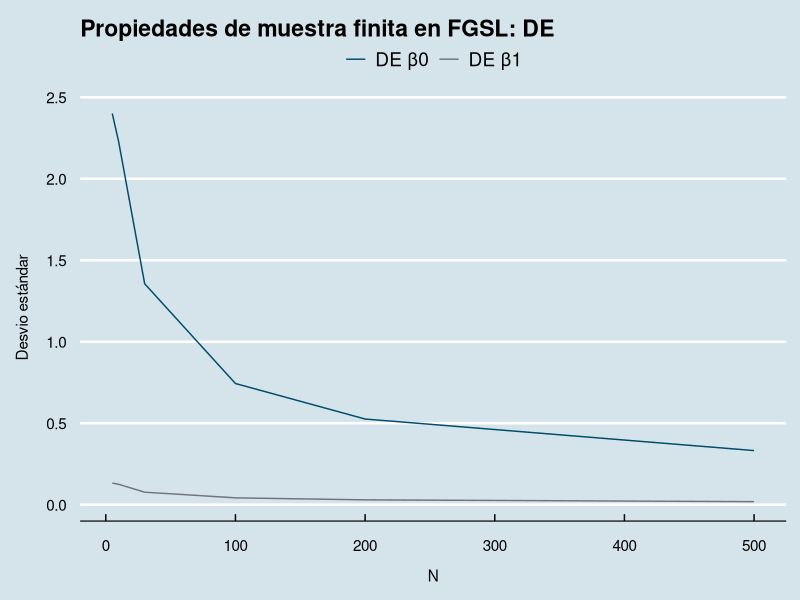
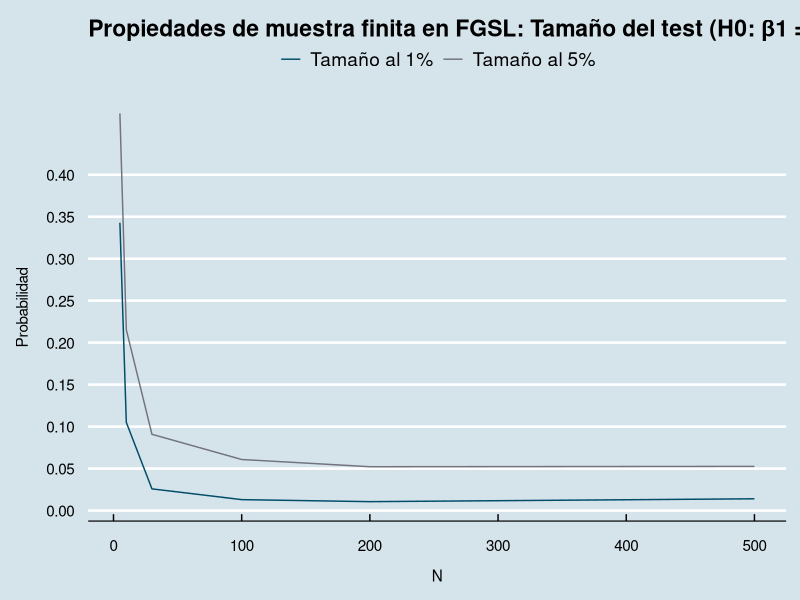
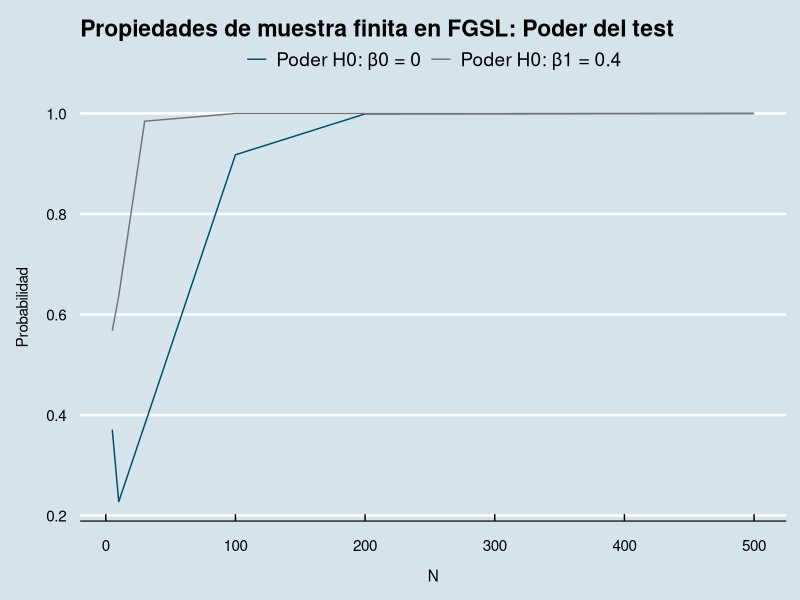

The R source for these figures, in order:
rm(list = ls())
library("tidyverse")
library("ggthemes")


N <- c(5, 10, 30, 100, 200, 500)
tamaño_1p <- c(0.3428, 0.105, 0.0258, 0.013, 0.0106, 0.014)
tamaño_5p <- c(0.473, 0.2154, 0.0908, 0.0608, 0.0522, 0.0526)
poder_b0 <- c(0.3708, 0.2276, 0.3806, 0.9178, 0.9992, 1)
poder_b1 <- c(0.5676, 0.6368, 0.9846, 1, 1, 1)
se_b0 <- c(2.4007, 2.2241, 1.3556, 0.7436, 0.5257, 0.3321)
se_b1 <- c(0.1329, 0.1251, 0.0767, 0.0421, 0.0298, 0.0188)


df <- data.frame(N, tamaño_1p, tamaño_5p, poder_b0, poder_b1, se_b0, se_b1)


#-------------------------------------------------------------------------------
aux <- df %>% select(N, se_b0, se_b1) %>% 
  rename('DE \u03B20' = se_b0, 'DE \u03B21' = se_b1) %>% 
  gather(key = "variable", value = "value", -N)


ggplot(aux, aes(x = N, y = value)) + 
  geom_line(aes(color = variable)) + 
  scale_color_manual(values = c("#004c69", "#72737e")) +
  theme_economist() +
  labs(
    title='Propiedades de muestra finita en FGSL: DE',
    x = '\nN',
    y = 'Desvio estándar\n')+
  theme(legend.title = element_blank()) 
ggsave("DP1.png", units="in", width=10, height=6, dpi=300)
#-------------------------------------------------------------------------------
#-------------------------------------------------------------------------------
aux <- df %>% select(N, tamaño_1p, tamaño_5p) %>% 
  rename('Tamaño al 1%' = tamaño_1p, 'Tamaño al 5%' = tamaño_5p) %>% 
  gather(key = "variable", value = "value", -N)


ggplot(aux, aes(x = N, y = value)) + 
  geom_line(aes(color = variable)) + 
  scale_color_manual(values = c("#004c69", "#72737e")) +
  theme_economist() +
  labs(
    title='Propiedades de muestra finita en FGSL: Tamaño del test (H0: \u03B21 = 0.8)',
    x = '\nN',
    y = 'Probabilidad\n')+
  theme(legend.title = element_blank()) +
  scale_y_continuous(breaks = seq(0, 0.4, 0.05))
ggsave("DP2.png", units="in", width=10, height=6, dpi=300)
#--------------------------------------------------------------------------------
#-------------------------------------------------------------------------------
aux <- df %>% select(N, poder_b0, poder_b1) %>% 
  rename('Poder H0: \u03B20 = 0' = poder_b0, 'Poder H0: \u03B21 = 0.4' = poder_b1) %>% 
  gather(key = "variable", value = "value", -N)


ggplot(aux, aes(x = N, y = value)) + 
  geom_line(aes(color = variable)) + 
  scale_color_manual(values = c("#004c69", "#72737e")) +
  theme_economist() +
  labs(
    title='Propiedades de muestra finita en FGSL: Poder del test',
    x = '\nN',
    y = 'Probabilidad\n')+
  theme(legend.title = element_blank()) 
ggsave("DP3.png", units="in", width=10, height=6, dpi=300)
#--------------------------------------------------------------------------------

